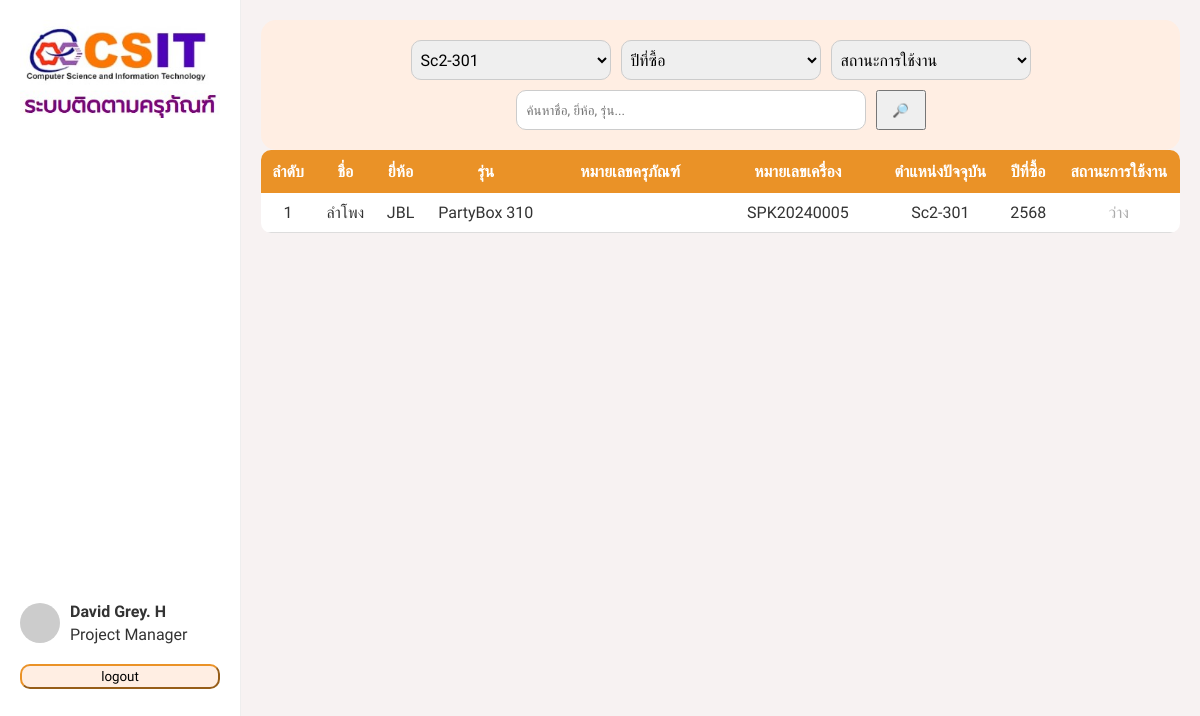
The page /member/member.php?room=Sc2-301 on the database its author committed.
### tables this page shows
CREATE TABLE `tb_durable_articles` (
  `durable_articles_id` int(11) NOT NULL,
  `name` varchar(255) NOT NULL,
  `brand` varchar(255) NOT NULL,
  `series` varchar(255) NOT NULL,
  `durable_articles_number` varchar(255) DEFAULT NULL,
  `serial number` varchar(255) NOT NULL,
  `condition_of_use` enum('Working','Broken','Damaged','Sold') NOT NULL,
  `price` int(11) NOT NULL,
  `year_of_purchase` int(11) NOT NULL,
  `annual_warranty` int(11) NOT NULL,
  `description` varchar(255) DEFAULT NULL,
  `note` varchar(255) DEFAULT NULL
);

### member/member.php (the view, shortened to what this page needs)
<?php
include 'connet.php';
$where = [];
if (!empty($_GET['room'])) {
    $room = mysqli_real_escape_string($conn, $_GET['room']);
    $where[] = "r.number = '$room'";
}
$where_sql = count($where) > 0 ? 'WHERE ' . implode(' AND ', $where) : '';
$sql = "
SELECT
    d.durable_articles_id,
    d.name,
    d.brand,
    d.series,
    d.durable_articles_number,
    d.`serial number`,
    d.year_of_purchase,
    r.number,
    b.status_of_use,
    b.time_borrow,
    b.member_id,
    m.academic_ranks,
    m.first_name,
    m.last_name
FROM tb_durable_articles d
LEFT JOIN tb_borrowing b
    ON d.durable_articles_id = b.durable_articles_id
    AND b.time_borrow = (
        SELECT MAX(time_borrow)
        FROM tb_borrowing
        WHERE durable_articles_id = d.durable_articles_id
    )
LEFT JOIN tb_room r ON b.room_id = r.room_id
LEFT JOIN tb_member m ON b.member_id = m.member_id
$where_sql
";
$result = mysqli_query($conn, $sql);
?>
<!DOCTYPE html>
<html lang="en">
<head>
    <link rel="stylesheet" href="style_mem.css" />
    <link rel="stylesheet" href="https://cdnjs.cloudflare.com/ajax/libs/font-awesome/6.0.0/css/all.min.css" />
</head>
<body>
    <div class="sidebar">
        <div class="logo">
            <img src="../image/logo.jpg" alt="" style="width: 200px;">
        </div>
        <div class="profile">
            <img src="https://i.pravatar.cc/50?img=3" alt="Profile" />
            <div>
                <h4>David Grey. H</h4>
                <span>Project Manager</span>
            </div>
        </div>
        <ul class="menu">
            <button class="logout">logout</button>
        </ul>
    </div>
    <div class="main">
        <div class="topbar">
            <?php include 'flutter.php'; ?>
        </div>
        <div class="table">
            <table>
                <thead>
                    <tr>
                        <th>ลำดับ </th>
                        <th>ชื่อ</th>
                        <th>ยี่ห้อ</th>
                        <th>รุ่น</th>
                        <th>หมายเลขครุภัณฑ์</th>
                        <th>หมายเลขเครื่อง</th>
                        <th>ตำแหน่งปัจจุบัน</th>
                        <th>ปีที่ซื้อ</th>
                        <th>สถานะการใช้งาน</th>
                    </tr>
                </thead>
                <tbody>
                    <?php
                    $count = 1;
                    while ($row = mysqli_fetch_assoc($result)) {
                        $status_display = $row['status_of_use'] === 'Borrowed' ? 'ถูกยืม' : 'ว่าง';
                        $modalId = "modal_" . $row['durable_articles_id'];
                        echo "<tr>";
                        echo "<td>" . $count++ . "</td>";
                        echo "<td>" . $row['name'] . "</td>";
                        echo "<td>" . $row['brand'] . "</td>";
                        echo "<td>" . $row['series'] . "</td>";
                        echo "<td>" . $row['durable_articles_number'] . "</td>";
                        echo "<td>" . $row['serial number'] . "</td>";
                        echo "<td>" . ($row['number'] ?? '-') . "</td>";
                        echo "<td>" . $row['year_of_purchase'] . "</td>";
                        if ($row['status_of_use'] === 'Borrowed') {
                            echo "<td style='color: purple; cursor: pointer;' onclick=\"document.getElementById('$modalId').style.display='block'\">" . $status_display . "</td>";
                        } else {
                            echo "<td style='color: #aaa; cursor: default;'>" . $status_display . "</td>";
                        }
                        echo "</tr>";
                    }
                    ?>
                </tbody>
            </table>
        </div>
    </div>
</body>
</html>

### member/style_mem.css (style rules this page uses)
* { margin: 0; padding: 0; box-sizing: border-box; font-family: 'Prompt', sans-serif; }
body { display: flex; background: #f7f5fc; color: #333; background-color: #f7f2f2; }
.table table { width: 100%; border-collapse: collapse; border-radius: 10px; overflow: hidden; background-color: white; }
.table thead { background-color: #ea9227; color: white; }
.table thead th { padding: 12px 10px; text-align: center; white-space: nowrap; overflow: hidden; text-overflow: ellipsis; }
.table tbody tr { border-bottom: 1px solid #ddd; }
.table tbody td { padding: 10px; text-align: center; color: #333; }
.table thead th:nth-child(5), .table thead th:nth-child(6) { min-width: 160px; }
.sidebar { width: 250px; background-color: #fff; border-right: 1px solid #eee; padding: 20px; height: 100vh; }
.logo { color: purple; margin-bottom: 480px; }
.profile { display: flex; align-items: center; margin-bottom: 10px; }
.profile img { width: 40px; border-radius: 50%; margin-right: 10px; }
.profile h4 { margin-bottom: 4px; }
.logout { display: flex; align-items: center; margin-top: 20px; width: 100%; height: 25px; justify-content: center; border-radius: 10px; background-color: #ffeee3; border-color: #ea9227; }
.menu { list-style: none; }
.main { flex-grow: 1; padding: 20px; }
.topbar { display: flex; justify-content: center; align-items: center; flex-wrap: wrap; gap: 10px; padding: 20px; border-radius: 15px; background-color: #ffeee3; }

### rows shown on the page
tb_durable_articles: name "ลำโพง", brand "JBL", series "PartyBox 310", serial number "SPK20240005", number "Sc2-301", year_of_purchase "2568", status_display "ว่าง"

### other values the page prints
form field room "Sc2-301"
